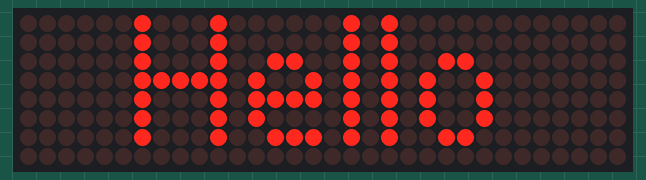
The sketch below on a simulated Arduino Uno, built with avr-gcc and run on an emulated ATmega328P. Parts: 32×8 LED matrix.

Above: at 0.1 s.
At 1.1 s:
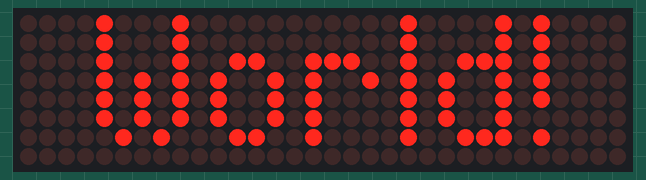

Measured:
- what the display in image 1 shows lasts 1.0 s, from 1.0 s to 2.0 s

The sketch:

helloWorldMatrix.ino
```cpp
// Including the required Arduino libraries
#include <MD_Parola.h>
#include <MD_MAX72xx.h>
#include <SPI.h>

// CS_PIN 5 (Must be PWN capable)
// DIN_PIN 11 (Does not seem to be configurable)
// CLK_PIN 13 (Does not seem to be configurable)

// Uncomment according to your hardware type
#define HARDWARE_TYPE MD_MAX72XX::FC16_HW
//#define HARDWARE_TYPE MD_MAX72XX::GENERIC_HW

// Defining size, and output pins
#define MAX_DEVICES 4
#define CS_PIN 5

// Create a new instance of the MD_Parola class with hardware SPI connection
MD_Parola myDisplay = MD_Parola(HARDWARE_TYPE, CS_PIN, MAX_DEVICES);

void setup() {
	// Intialize the object
	myDisplay.begin();

	// Set the intensity (brightness) of the display (0-15)
	myDisplay.setIntensity(4);

	// Clear the display
	myDisplay.displayClear();
}

void loop() {
	myDisplay.setTextAlignment(PA_CENTER);
    myDisplay.print("Hello");
    delay(1000);
    myDisplay.print("World!");
    delay(1000);
}
```
